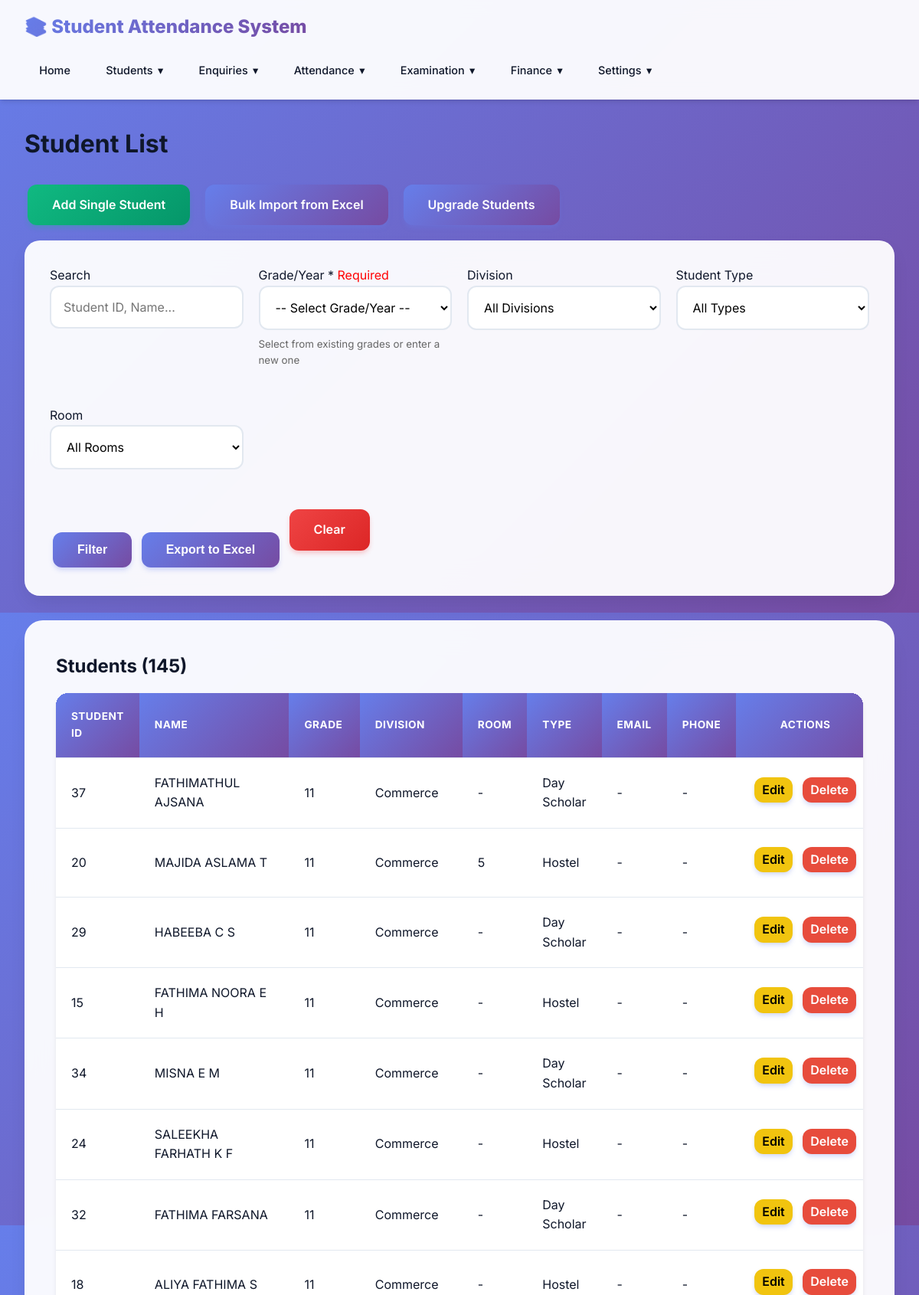
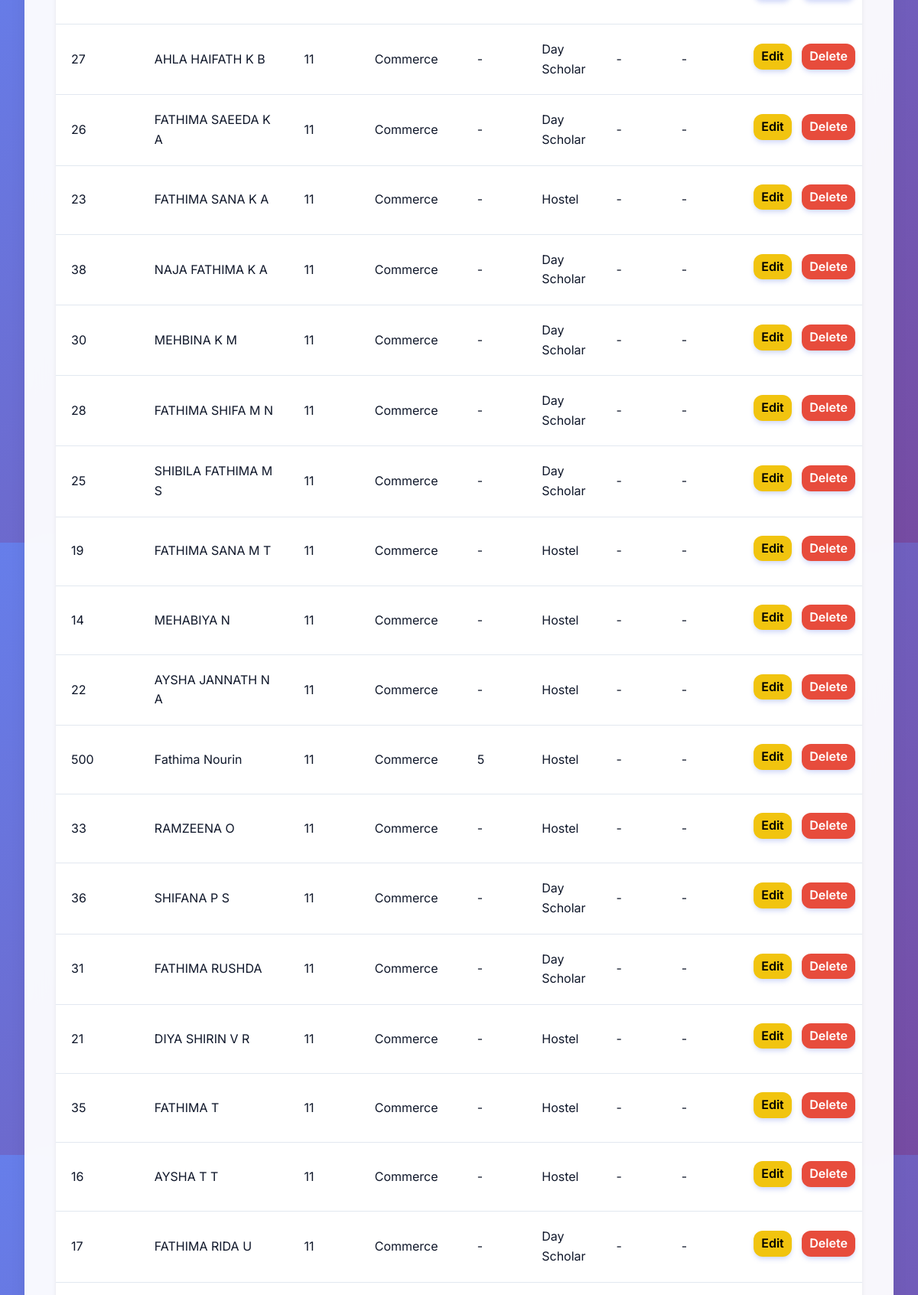
The page /students/ (upper part) on the database its author committed (2 pictures, top to bottom).
### students/models.py (models this page shows, shortened)
class Enrollment(models.Model):
    student = models.ForeignKey(Student, on_delete=models.CASCADE, related_name='enrollments')
    academic_year = models.ForeignKey(AcademicYear, on_delete=models.CASCADE, related_name='enrollments')
    grade = models.CharField(max_length=50, help_text="Grade/Year for this session (e.g., 11, 12, 1st Year)")
    division = models.ForeignKey(Division, on_delete=models.SET_NULL, null=True, blank=True)
    room = models.ForeignKey(Room, on_delete=models.SET_NULL, null=True, blank=True)
    created_at = models.DateTimeField(auto_now_add=True)
    updated_at = models.DateTimeField(auto_now=True)
    class Meta:
        ordering = ['-academic_year__name', 'grade', 'division', 'student__last_name']
        unique_together = [['student', 'academic_year']]

class Student(models.Model):
    STUDENT_TYPE_CHOICES = [
        ('hostel', 'Hostel'),
        ('day_scholar', 'Day Scholar'),
    ]
    student_id = models.CharField(max_length=50, unique=True)
    first_name = models.CharField(max_length=100)
    last_name = models.CharField(max_length=100)
    student_type = models.CharField(max_length=20, choices=STUDENT_TYPE_CHOICES, default='day_scholar')
    email = models.EmailField(blank=True)
    phone = models.CharField(max_length=20, blank=True)
    address = models.TextField(blank=True)
    created_at = models.DateTimeField(auto_now_add=True)
    updated_at = models.DateTimeField(auto_now=True)
    is_active = models.BooleanField(default=True)
    class Meta:
        ordering = ['last_name', 'first_name']
    @property
    def full_name(self):
        return f"{self.first_name} {self.last_name}"

class Division(models.Model):
    name = models.CharField(max_length=100, unique=True)
    description = models.TextField(blank=True)
    class Meta:
        ordering = ['name']
    def __str__(self):
        return self.name

class Room(models.Model):
    room_number = models.CharField(max_length=50, unique=True)
    capacity = models.PositiveIntegerField(default=40)
    description = models.TextField(blank=True)
    class Meta:
        ordering = ['room_number']

### students/views.py (the view, shortened to what this page needs)
# urls.py: path('students/', views.student_list, name='student_list'),
def student_list(request):
    active_year = AcademicYear.objects.filter(is_active=True).first()
    if not active_year:
        messages.warning(request, "Please create and set an Active Academic Year first.")
        students = Student.objects.filter(is_active=True)
    else:
        enrollments = Enrollment.objects.filter(academic_year=active_year, student__is_active=True).select_related('student', 'division', 'room')
        grade = request.GET.get('grade')
        division = request.GET.get('division')
        student_type = request.GET.get('student_type')
        room = request.GET.get('room')
        search = request.GET.get('search')
        if grade:
            enrollments = enrollments.filter(grade=grade)
        if division:
            enrollments = enrollments.filter(division_id=division)
        if student_type:
            enrollments = enrollments.filter(student__student_type=student_type)
        if room:
            enrollments = enrollments.filter(room_id=room)
        if search:
            enrollments = enrollments.filter(
                Q(student__student_id__icontains=search) |
                Q(student__first_name__icontains=search) |
                Q(student__last_name__icontains=search)
            )
        students = enrollments
    divisions = Division.objects.all()
    rooms = Room.objects.all()
    if active_year:
        grades = Enrollment.objects.filter(academic_year=active_year).values_list('grade', flat=True).distinct().order_by('grade')
    else:
        grades = []
    context = {
        'students': students,
        'divisions': divisions,
        'rooms': rooms,
        'grades': grades,
        'current_filters': {
            'grade': grade if active_year else None,
            'division': division if active_year else None,
            'student_type': student_type if active_year else None,
            'room': room if active_year else None,
            'search': search if active_year else None,
        }
    }
    return render(request, 'students/student_list.html', context)

### students/templates/students/student_list.html (shortened to what this page needs)
{% extends 'students/base.html' %}
{% block content %}
<h1>Student List</h1>
<div class="button-group" style="margin-bottom: 1rem;">
    <a href="{% url 'students:student_create' %}" class="btn btn-success">Add Single Student</a>
    <a href="{% url 'students:student_bulk_import' %}" class="btn" style="background-color: #27ae60;">Bulk Import from Excel</a>
    <a href="{% url 'students:student_upgrade' %}" class="btn" style="background-color: #9b59b6;">Upgrade Students</a>
</div>
<div class="filter-form">
    <form method="get">
        <div class="form-row">
            <div class="form-group">
                <label>Search</label>
                <input type="text" name="search" value="{{ current_filters.search|default_if_none:''  }}" placeholder="Student ID, Name...">
            </div>
            <div class="form-group">
                <label>Grade/Year * <span style="color: red;">Required</span></label>
                {% if grades %}
                <select name="grade" id="gradeSelect" required >
                    <option value="">-- Select Grade/Year --</option>
                </select>
                {% else %}
                <input type="text" name="grade" value="{{ selected_grade }}" placeholder="e.g., 11, 12, 1st Year" required>
                {% endif %}
                <small style="display: block; margin-top: 0.5rem; color: #666;">
                    {% if grades %}
                        Select from existing grades or enter a new one
                    {% else %}
                        Enter the grade/year (e.g., 11, 12, 1st Year, 2nd Year)
                    {% endif %}
                </small>
            </div>
            <div class="form-group">
                <label>Division</label>
                <select name="division">
                    <option value="">All Divisions</option>
                </select>
            </div>
            <div class="form-group">
                <label>Student Type</label>
                <select name="student_type">
                    <option value="">All Types</option>
                </select>
            </div>
            <div class="form-group">
                <label>Room</label>
                <select name="room">
                    <option value="">All Rooms</option>
                </select>
            </div>
        </div>
        <button type="submit" class="btn">Filter</button>
        <button type="submit" name="export" value="excel" class="btn" style="background-color: #2980b9; color: white;">Export to Excel</button>
        <a href="{% url 'students:student_list' %}" class="btn btn-danger">Clear</a>
    </form>
</div>
<div class="card">
    <h2>Students ({{ students.count }})</h2>
    <div class="table-wrapper">
    <table>
        <thead>
            <tr>
                <th>Student ID</th>
                <th>Name</th>
                <th>Grade</th>
                <th>Division</th>
                <th>Room</th>
                <th>Type</th>
                <th>Email</th>
                <th>Phone</th>
                <th style="text-align: center; background-color: #5f6871; color: white;">Actions</th>
            </tr>
        </thead>
        <tbody>
            {% for enrollment in students %}
            <tr>
                <td>{{ enrollment.student.student_id }}</td>
                <td>{{ enrollment.student.full_name }}</td>
                <td>{{ enrollment.grade }}</td>
                <td>{{ enrollment.division|default:"-" }}</td>
                <td>{{ enrollment.room.room_number|default:"-" }}</td>
                <td>{{ enrollment.student.get_student_type_display }}</td>
                <td>{{ enrollment.student.email|default:"-" }}</td>
                <td>{{ enrollment.student.phone|default:"-" }}</td>
                <td style="white-space: nowrap;">
                    <a href="{% url 'students:student_edit' enrollment.student.id %}"
                       class="btn btn-sm"
                       style="background:#f1c40f; color:black; padding:4px 10px; border-radius:12px; margin-right:5px;">
                        Edit
                    </a>
                    <a href="{% url 'students:student_delete' enrollment.student.id %}"
                       class="btn btn-sm"
                       style="background:#e74c3c; color:white; padding:4px 10px; border-radius:12px;"
                       onclick="return confirm('Are you sure?');">
                        Delete
                    </a>
                </td>
            </tr>
            {% empty %}
            <tr>
                <td colspan="8" style="text-align: center;">No students found.</td>
            </tr>
            {% endfor %}
        </tbody>
    </table>
    </div>
</div>
{% endblock %}

### students/templates/students/base.html (style rules this page uses)
* { margin: 0; padding: 0; box-sizing: border-box; }
:root { --primary: #6366f1; --primary-dark: #4f46e5; --primary-light: #818cf8; --secondary: #ec4899; --accent: #8b5cf6; --success: #10b981; --danger: #ef4444; --warning: #f59e0b; --dark: #0f172a; --dark-secondary: #1e293b; --light: #f8fafc; --gray: #64748b; --border: #e2e8f0; --shadow: rgba(0, 0, 0, 0.1); --gradient-1: linear-gradient(135deg, #667eea 0%, #764ba2 100%); --gradient-2: linear-gradient(135deg, #f093fb 0%, #f5576c 100%); --gradient-3: linear-gradient(135deg, #4facfe 0%, #00f2fe 100%); --gradient-4: linear-gradient(135deg, #43e97b 0%, #38f9d7 100%); }
body { font-family: 'Inter', -apple-system, BlinkMacSystemFont, 'Segoe UI', Roboto, sans-serif; background: linear-gradient(135deg, #667eea 0%, #764ba2 100%); color: var(--dark); min-height: 100vh; line-height: 1.6; }
.card { background: rgba(255, 255, 255, 0.95); backdrop-filter: blur(20px); border-radius: 24px; padding: 2.5rem; margin-bottom: 2rem; box-shadow: 0 20px 25px -5px rgba(0, 0, 0, 0.1), 0 10px 10px -5px rgba(0, 0, 0, 0.04); border: 1px solid rgba(255, 255, 255, 0.3); transition: all 0.3s cubic-bezier(0.4, 0, 0.2, 1); }
.btn { display: inline-block; padding: 0.875rem 2rem; background: var(--gradient-1); color: white; text-decoration: none; border-radius: 12px; border: none; cursor: pointer; transition: all 0.3s cubic-bezier(0.4, 0, 0.2, 1); font-size: 1rem; font-weight: 600; margin: 0.25rem; position: relative; overflow: hidden; box-shadow: 0 4px 6px -1px rgba(102, 126, 234, 0.3); }
.btn::before { content: ''; position: absolute; top: 50%; left: 50%; width: 0; height: 0; border-radius: 50%; background: rgba(255, 255, 255, 0.2); transform: translate(-50%, -50%); transition: width 0.6s, height 0.6s; }
.btn-success { background: linear-gradient(135deg, #10b981 0%, #059669 100%); box-shadow: 0 4px 6px -1px rgba(16, 185, 129, 0.3); }
.btn-danger { background: linear-gradient(135deg, #ef4444 0%, #dc2626 100%); box-shadow: 0 4px 6px -1px rgba(239, 68, 68, 0.3); }
.table-wrapper { overflow-x: auto; -webkit-overflow-scrolling: touch; margin-top: 1rem; border-radius: 16px; box-shadow: 0 4px 6px -1px rgba(0, 0, 0, 0.1); }
table { width: 100%; border-collapse: collapse; min-width: 600px; background: white; }
th, td { padding: 1.25rem; text-align: left; border-bottom: 1px solid var(--border); }
th { background: linear-gradient(135deg, #667eea 0%, #764ba2 100%); color: white; font-weight: 700; text-transform: uppercase; font-size: 0.85rem; letter-spacing: 0.5px; }
tbody tr { transition: all 0.3s ease; }
.form-group { margin-bottom: 1.75rem; }
input[type="text"], input[type="date"], input[type="time"], input[type="email"], input[type="number"], input[type="file"], select, textarea { width: 100%; padding: 1rem; border: 2px solid var(--border); border-radius: 12px; font-size: 1rem; transition: all 0.3s ease; background: white; font-family: inherit; }
.filter-form { background: rgba(255, 255, 255, 0.95); backdrop-filter: blur(20px); padding: 2rem; border-radius: 20px; margin-bottom: 2rem; border: 1px solid rgba(255, 255, 255, 0.3); box-shadow: 0 10px 25px -5px rgba(0, 0, 0, 0.1); }
.filter-form .form-row { display: grid; grid-template-columns: repeat(auto-fit, minmax(220px, 1fr)); gap: 1.25rem; margin-bottom: 1.25rem; }
.button-group { display: flex; flex-wrap: wrap; gap: 0.75rem; margin-top: 1.5rem; }

### rows shown on the page
Enrollment: student.student_id "37", student.full_name "FATHIMATHUL AJSANA", grade "11", division "Commerce", room.room_number "-", student.student_type "Day Scholar", student.email "-", student.phone "-"
Enrollment: student.student_id "20", student.full_name "MAJIDA ASLAMA T", grade "11", division "Commerce", room.room_number "5", student.student_type "Hostel", student.email "-", student.phone "-"
Enrollment: student.student_id "29", student.full_name "HABEEBA C S", grade "11", division "Commerce", room.room_number "-", student.student_type "Day Scholar", student.email "-", student.phone "-"
Enrollment: student.student_id "15", student.full_name "FATHIMA NOORA E H", grade "11", division "Commerce", room.room_number "-", student.student_type "Hostel", student.email "-", student.phone "-"
Enrollment: student.student_id "34", student.full_name "MISNA E M", grade "11", division "Commerce", room.room_number "-", student.student_type "Day Scholar", student.email "-", student.phone "-"
Enrollment: student.student_id "24", student.full_name "SALEEKHA FARHATH K F", grade "11", division "Commerce", room.room_number "-", student.student_type "Hostel", student.email "-", student.phone "-"
Enrollment: student.student_id "32", student.full_name "FATHIMA FARSANA", grade "11", division "Commerce", room.room_number "-", student.student_type "Day Scholar", student.email "-", student.phone "-"
Enrollment: student.student_id "18", student.full_name "ALIYA FATHIMA S", grade "11", division "Commerce", room.room_number "-", student.student_type "Hostel", student.email "-", student.phone "-"
Enrollment: student.student_id "27", student.full_name "AHLA HAIFATH K B", grade "11", division "Commerce", room.room_number "-", student.student_type "Day Scholar", student.email "-", student.phone "-"
Enrollment: student.student_id "26", student.full_name "FATHIMA SAEEDA K A", grade "11", division "Commerce", room.room_number "-", student.student_type "Day Scholar", student.email "-", student.phone "-"
Enrollment: student.student_id "23", student.full_name "FATHIMA SANA K A", grade "11", division "Commerce", room.room_number "-", student.student_type "Hostel", student.email "-", student.phone "-"
Enrollment: student.student_id "38", student.full_name "NAJA FATHIMA K A", grade "11", division "Commerce", room.room_number "-", student.student_type "Day Scholar", student.email "-", student.phone "-"
Enrollment: student.student_id "30", student.full_name "MEHBINA K M", grade "11", division "Commerce", room.room_number "-", student.student_type "Day Scholar", student.email "-", student.phone "-"
Enrollment: student.student_id "28", student.full_name "FATHIMA SHIFA M N", grade "11", division "Commerce", room.room_number "-", student.student_type "Day Scholar", student.email "-", student.phone "-"
Enrollment: student.student_id "25", student.full_name "SHIBILA FATHIMA M S", grade "11", division "Commerce", room.room_number "-", student.student_type "Day Scholar", student.email "-", student.phone "-"
Enrollment: student.student_id "19", student.full_name "FATHIMA SANA M T", grade "11", division "Commerce", room.room_number "-", student.student_type "Hostel", student.email "-", student.phone "-"
Enrollment: student.student_id "14", student.full_name "MEHABIYA N", grade "11", division "Commerce", room.room_number "-", student.student_type "Hostel", student.email "-", student.phone "-"
Enrollment: student.student_id "22", student.full_name "AYSHA JANNATH N A", grade "11", division "Commerce", room.room_number "-", student.student_type "Hostel", student.email "-", student.phone "-"
Enrollment: student.student_id "500", student.full_name "Fathima Nourin", grade "11", division "Commerce", room.room_number "5", student.student_type "Hostel", student.email "-", student.phone "-"
Enrollment: student.student_id "33", student.full_name "RAMZEENA O", grade "11", division "Commerce", room.room_number "-", student.student_type "Hostel", student.email "-", student.phone "-"
Enrollment: student.student_id "36", student.full_name "SHIFANA P S", grade "11", division "Commerce", room.room_number "-", student.student_type "Day Scholar", student.email "-", student.phone "-"
Enrollment: student.student_id "31", student.full_name "FATHIMA RUSHDA", grade "11", division "Commerce", room.room_number "-", student.student_type "Day Scholar", student.email "-", student.phone "-"
Enrollment: student.student_id "21", student.full_name "DIYA SHIRIN V R", grade "11", division "Commerce", room.room_number "-", student.student_type "Hostel", student.email "-", student.phone "-"
Enrollment: student.student_id "35", student.full_name "FATHIMA T", grade "11", division "Commerce", room.room_number "-", student.student_type "Hostel", student.email "-", student.phone "-"
Enrollment: student.student_id "16", student.full_name "AYSHA T T", grade "11", division "Commerce", room.room_number "-", student.student_type "Hostel", student.email "-", student.phone "-"
Enrollment: student.student_id "17", student.full_name "FATHIMA RIDA U", grade "11", division "Commerce", room.room_number "-", student.student_type "Day Scholar", student.email "-", student.phone "-"

### other values the page prints
{{ students.count }} "145"
